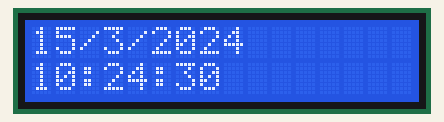
Bench run of a sketch on a simulated Arduino Uno, built with avr-gcc and run on an emulated ATmega328P. On the bench: 16×2 character LCD. The local clock reads 2024-03-15 10:24:30 at power-on unless the sketch sets it.

Above: at 0.1 s.
At 4.2 s:
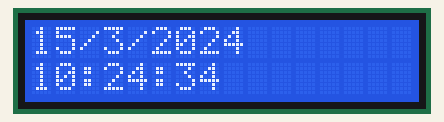
At 9.3 s:
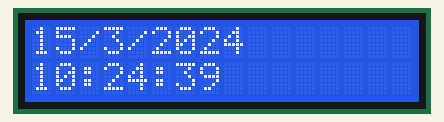
At 19.5 s:
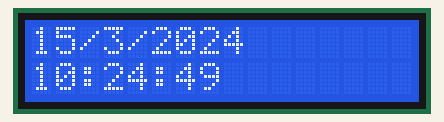
At 28.7 s:
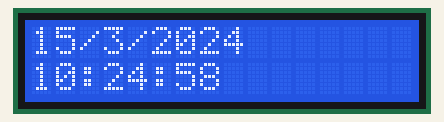
At 38.9 s:
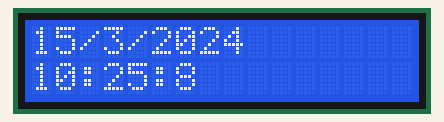

The sketch:

RTC_Dengan_LCD.ino
```cpp
#include <virtuabotixRTC.h>
virtuabotixRTC myRTC(6,7,8);//CLK, DAT, RST
int tanggal, bulan, tahun, jam, menit, detik;

#include<Wire.h>
#include <LiquidCrystal_I2C.h> // libray lcd
LiquidCrystal_I2C lcd(0x27, 16, 2);

void setup(){
  Serial.begin(9600);
  lcd.begin();
  //myRTC.setDS1302Time(20, 42, 23, 6, 10, 05, 2021);
  }
void loop()
 {
  myRTC.updateTime();
  tanggal=myRTC.dayofmonth;
  bulan=myRTC.month;
  tahun=myRTC.year;
  jam=myRTC.hours;
  menit=myRTC.minutes;
  detik=myRTC.seconds;
lcd.setCursor(0,0);
lcd.print(String() +tanggal+"/"+bulan+"/"+tahun);
lcd.setCursor(0,1);
lcd.print(String() +jam+":" +menit+":"+detik+" "   );
delay(1000);
}
```

Measured:
- what the display in image 1 shows lasts 1.0 s, from 4.2 s to 5.2 s
